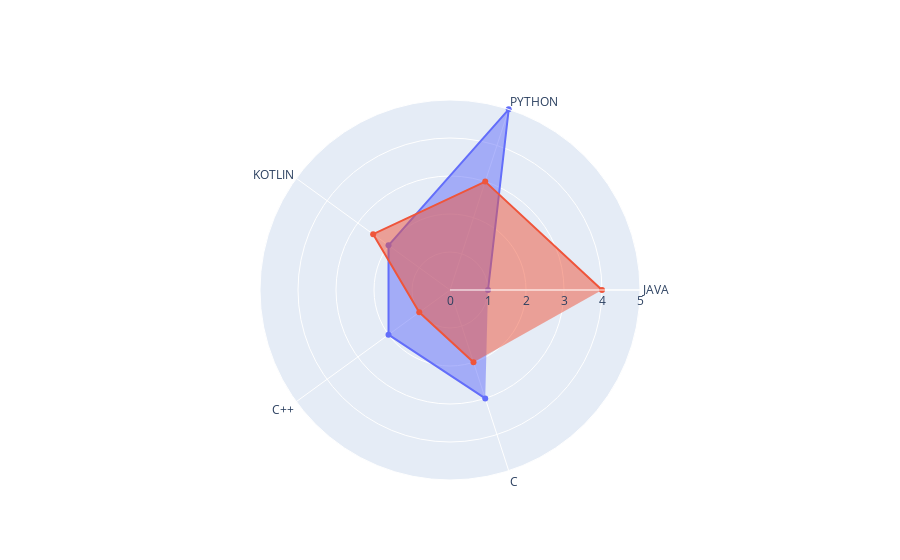

The notebook cell saved with this chart:
### Code cell
import plotly.graph_objects as go
categories = ['JAVA','PYTHON','KOTLIN','C++', 'C']
fig = go.Figure()
fig.add_trace(go.Scatterpolar(
      r=[1, 5, 2, 2, 3],
      theta=categories,
      fill='toself',
      name='Mangal'
))
fig.add_trace(go.Scatterpolar(
      r=[4, 3, 2.5, 1, 2],
      theta=categories,
      fill='toself',
      name='Bhatt'
))
fig.update_layout(
  polar=dict(
    radialaxis=dict(
      visible=True,
      range=[0, 5]
    )),
  showlegend=False
)
fig.show()

### Figure 1 — Plotly figure (JSON) as saved in the notebook; plotly's stock layout.template omitted (floating-point values rounded to 4 significant figures)
{"data": [{"fill": "toself", "name": "Mangal", "r": [1, 5, 2, 2, 3], "theta": ["JAVA", "PYTHON", "KOTLIN", "C++", "C"], "type": "scatterpolar"}, {"fill": "toself", "name": "Bhatt", "r": [4, 3, 2.5, 1, 2], "theta": ["JAVA", "PYTHON", "KOTLIN", "C++", "C"], "type": "scatterpolar"}], "layout": {"polar": {"radialaxis": {"range": [0, 5], "visible": true}}, "showlegend": false}}
